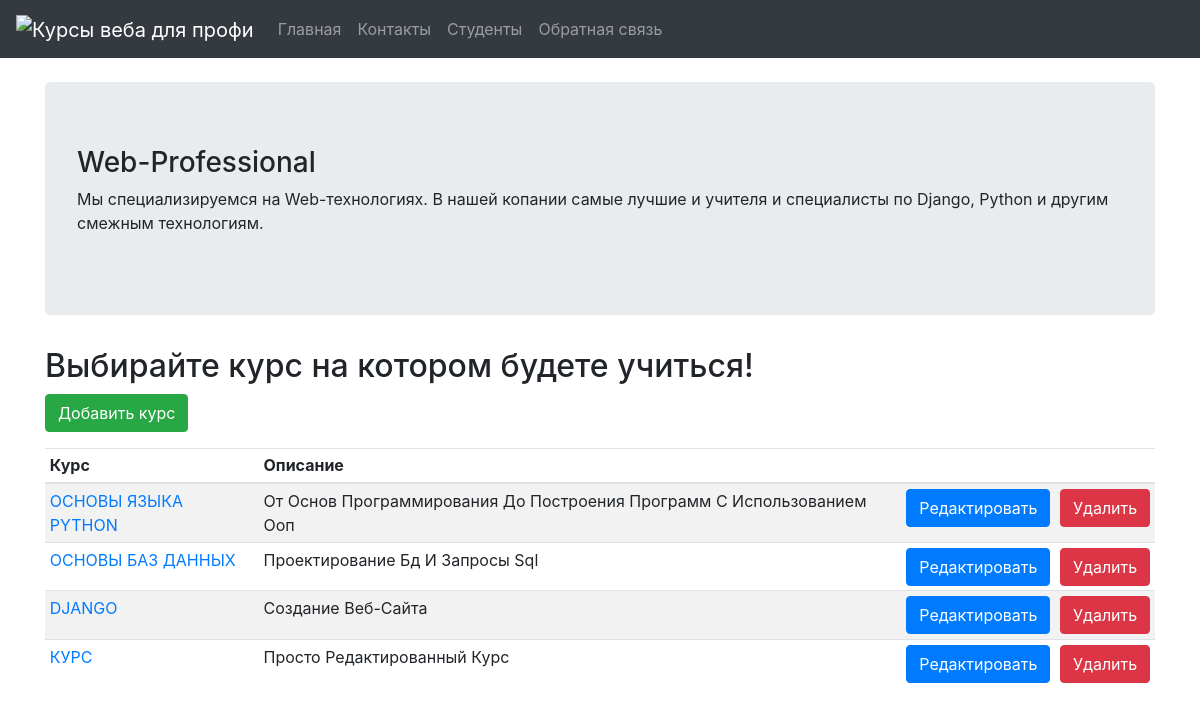
The page / on the database its author committed.
### courses/models.py (models this page shows, shortened)
class Course(models.Model):
    name = models.CharField(max_length=40)
    short_description = models.CharField(max_length=100)
    description = models.TextField()
    coach = models.ForeignKey(Coach, on_delete=models.CASCADE, related_name='coach_courses',
                              related_query_name='coach_course', blank=True, null=True)
    assistant = models.ForeignKey(Coach, on_delete=models.CASCADE, related_name='assistant_courses',
                              related_query_name='assistant_course', blank=True, null=True)

### courses/views.py (the view)
# urls.py: 2. Add a URL to urlpatterns:  path('', views.home, name='home')
def home(request):
    courses = Course.objects.all()
    context = {'courses': courses}
    return render(request, 'courses/list.html', context)

### templates/courses/list.html (shortened to what this page needs)
{% extends "base.html" %}
{% block body %}
    <div class="container">
        <div class="jumbotron">
            <h3>Web-Professional</h3>
            <p>Мы специализируемся на Web-технологиях. В нашей копании самые лучшие и учителя и специалисты
            по Django, Python и другим смежным технологиям.</p>
        </div>
        <h2>Выбирайте курс на котором будете учиться!</h2>
        <p><a class="btn btn-success" href="{% url 'courses:add' %}" role="button">Добавить курс</a></p>
        <div class="table-responsive">
            <table class="table table-striped table-sm">
                <thead>
                    <tr>
                      <th>Курс</th>
                      <th>Описание</th>
                      <th></th>
                      <th></th>
                    </tr>
                </thead>
                <tbody>
                    {% for course in courses %}
                        <tr>
                            <td><a href="{% url 'courses:detail' course.id %}">{{ course.name|upper }}</a></td>
                            <td>{{ course.short_description|title  }}</td>
                            <td><a class="btn btn-primary" href="{% url 'courses:edit' course.id %}" role="button">
                                Редактировать</a></td>
                            <td><a class="btn btn-danger" href="{% url 'courses:remove' course.id %}" role="button">
                                Удалить</a></td>
                        </tr>
                    {% endfor %}
                </tbody>
            </table>
        </div>
    </div>
{% endblock body %}

### rows shown on the page
Course: name "ОСНОВЫ ЯЗЫКА PYTHON", short_description "От Основ Программирования До Построения Программ С Использованием Ооп"
Course: name "ОСНОВЫ БАЗ ДАННЫХ", short_description "Проектирование Бд И Запросы Sql"
Course: name "DJANGO", short_description "Создание Веб-Сайта"
Course: name "КУРС", short_description "Просто Редактированный Курс"
